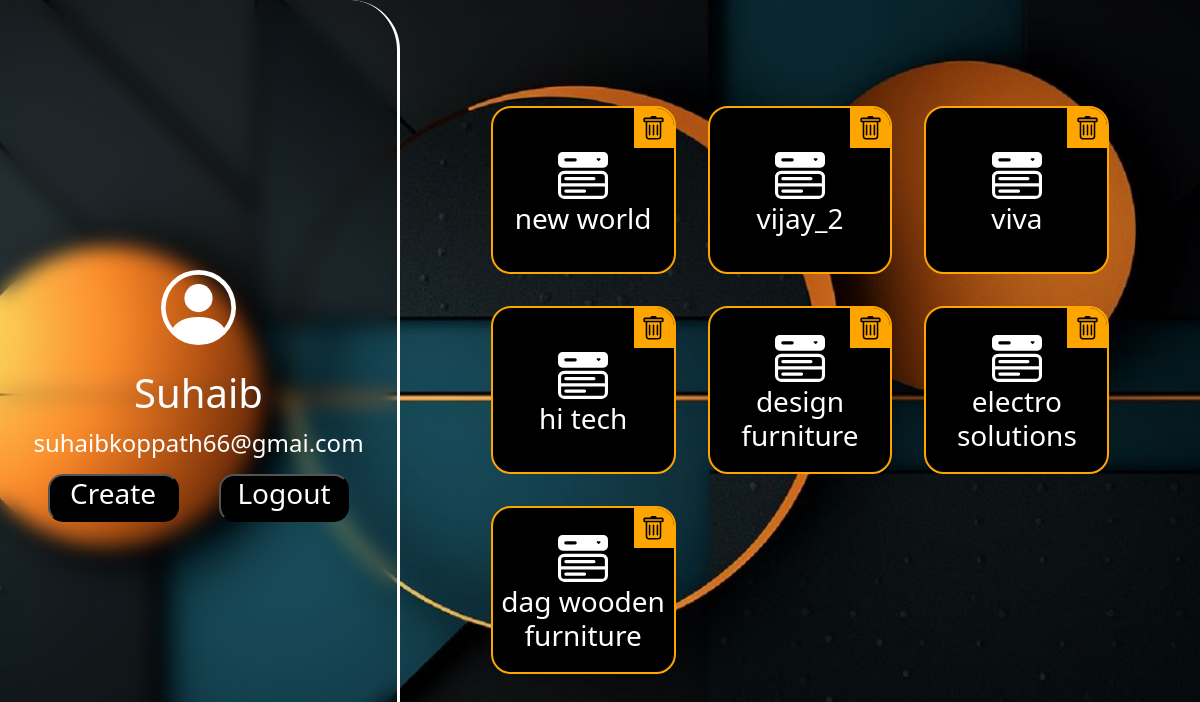
The app's page / (signed in) with its own data.
### Home_Page/models.py (models this page shows)
class ProjectInfo(models.Model):
    user = models.ForeignKey(User, related_name="Projects", on_delete=models.CASCADE)
    project = models.CharField(max_length=50,null=True)

### Home_Page/views.py (the view, shortened to what this page needs)
# urls.py: path('',views.Home_Page,name="Home"),
def Home_Page(request):
    if request.user.is_authenticated:
        name = request.user.username
        user = User.objects.get(username=name)
        msg = ""
        project = user.Projects.all()
        length = len(project)
        Data={
            "User":user,
            "Project":project,
            "Length":length,
            "msg":msg,
        }
        return render(request,'Home.html',Data)
    return render(request,'Login.html')

### Templates/Home.html (shortened to what this page needs)
{% extends "Base.html" %}
{% block Style %}
    {% load static %}
{% endblock %}
{% block Content %}
        <div class="row col-12">
            <div class="col-12 col-md-4 Home_User ">
                <h1 class="mt-4  ">{{User.username}}</h1>
                <h4 class="mt-1  ">{{User.email}}</h4>
                <div class="row col-11">
                    <div class="col-6  d-flex justify-content-center align-items-center">
                        <div class="col-12 p-2 row">
                            <button class="col-12 btn-class" onclick="ProjectNameCreate()"><h3>Create</h3></button>
                        </div>
                    </div>
                    <div class="col-6  d-flex justify-content-center align-items-center">
                        <div class="col-12 p-2 row">
                            <button class="col-12 btn-class" onclick="GotoLogoutPage()"><h3>Logout</h3></button>
                        </div>
                    </div>
                </div>
            </div>
            <div class="col-12 col-md-8 d-flex justify-content-center flex-column align-items-center">
                <div class="project-names col-12 col-md-10 ">
                    {% if Project %}
                        <div id="ProjectNames" class="row">
                            {% for obj in User.Projects.all %}
                                <div class="col-6 col-md-4 p-3  box-name "  onclick="GotoProjectPage('{{obj.project}}')">
                                    <div class="uniquename p-2 d-flex justify-content-center flex-column align-items-center">
                                        <h3 style="text-align: center;">{{obj.project}}</h3>
                                        <div onclick="Delete('{{obj.project}}',event)" class="trash d-flex justify-content-center align-items-center">
                                        </div>
                                    </div>
                                </div>
                            {% endfor %}
                        </div>
                    {% else %}
                        {% include 'CreateProject.html' %}
                    {% endif %}
                </div>
            </div>
        </div>
{% endblock %}

### Templates/Home.html (style rules this page uses)
.Home_User { backdrop-filter: blur(10px); height: 100vh; display: flex; justify-content: center; align-items: center; flex-direction: column; border-radius: 50px; border-right: 3px solid white; }
.btn-class , .btn-Confirm:hover { border-radius: 15px; background-color: black; color: white; }
.project-names { height: 80vh; border-radius: 25px; padding: 10px; }
.box-name { min-height: 25vh; }
.uniquename { position: relative; color: rgb(255, 255, 255); background-color: black; border: 2px solid orange; height: 100%; border-radius: 20px; overflow: hidden; }
.trash { width: 40px; height: 40px; position: absolute; top: 0px; right: 0px; background-color: orange; color:black; z-index: 5; }

### records on screen
ProjectInfo: project "new world"
ProjectInfo: project "vijay_2"
ProjectInfo: project "viva"
ProjectInfo: project "hi tech"
ProjectInfo: project "design furniture"
ProjectInfo: project "electro solutions"
ProjectInfo: project "dag wooden furniture"

### other values on screen
{{ User.username }} "Suhaib"
{{ User.email }} "suhaibkoppath66@gmai.com"
